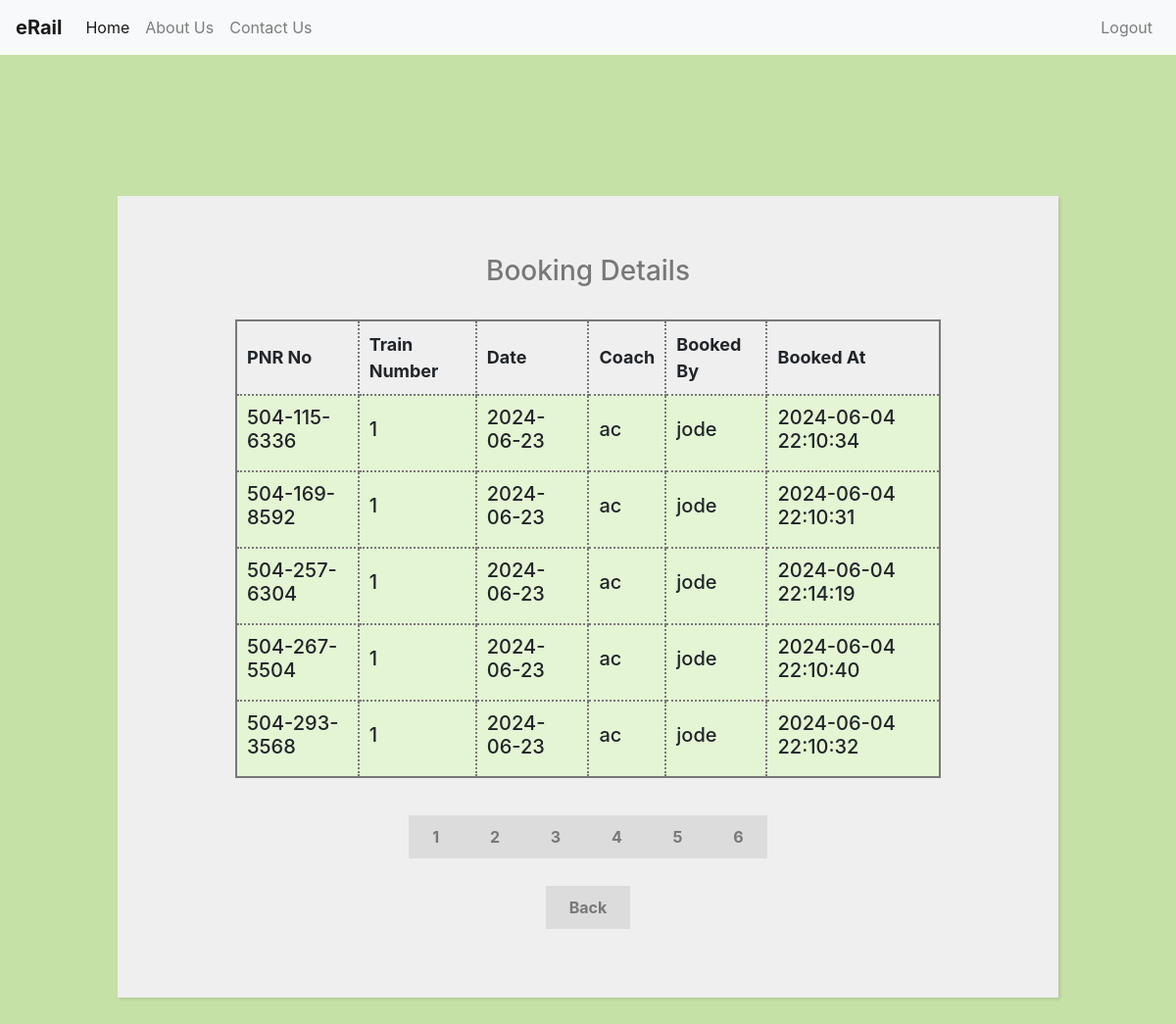
The page /view-bookings.php (signed in) on the database its author committed.
### tables this page shows
CREATE TABLE `ticket` (
  `pnr_no` varchar(12) NOT NULL,
  `coach` varchar(50) NOT NULL,
  `booked_by` varchar(50) NOT NULL,
  `booked_at` timestamp NOT NULL DEFAULT current_timestamp() ON UPDATE current_timestamp(),
  `t_number` int(11) NOT NULL,
  `t_date` date NOT NULL
);

### template/pagination.php (called while the page is built)
<?php
    $results_per_page = 5;
    $result = $conn->query($sql);
    $number_of_result = $result->num_rows;
    $number_of_page = ceil ($number_of_result / $results_per_page);
    if (!isset ($_GET['page']) ) {
        $page = 1;
    } else {
        $page = $_GET['page'];
    }
    $page_first_result = ($page-1) * $results_per_page;
?>

### view-bookings.php (the view, shortened to what this page needs)
<?php
    include "include/connection.inc.php";
    $sql = "SELECT * FROM ticket";
    include "template/pagination.php";
    $sql = "SELECT * FROM ticket LIMIT " . $page_first_result . ',' . $results_per_page;
    $result = $conn->query($sql);
?>
<!DOCTYPE html>
<html lang="en">
<head>
</head>
<?php include "template/header-name.php" ?>
<div style="margin-top:200px;">
    <form style = "width: 80%;">
        <h3 class="heading">Booking Details</h3><br>
        <section>
            <table>
                <tr>
                    <th>PNR No</th>
                    <th>Train Number</th>
                    <th>Date</th>
                    <th>Coach</th>
                    <th>Booked By</th>
                    <th>Booked At</th>
                </tr>
                <?php
                    while($rows=$result->fetch_assoc())
                    {
                ?>
                <tr>
                    <td><h5><?php echo $rows['pnr_no'];?></h5></td>
                    <td><h5><?php echo $rows['t_number'];?></h5></td>
                    <td><h5><?php echo $rows['t_date'];?></h5></td>
                    <td><h5><?php echo $rows['coach'];?></h5></td>
                    <td><h5><?php echo $rows['booked_by'];?></h5></td>
                    <td><h5><?php echo $rows['booked_at'];?></h5></td>
                </tr>
                <?php
                    }
                ?>
            </table>
        </section>
        <br><br>
        <?php for($page = 1; $page<= $number_of_page; $page++) {  ?>
        <?php    echo '<a class="register" href = "view-bookings.php?page=' . $page . '">' . $page . ' </a>'; ?>
        <?php } ?>
        <br><br><br>
        <a href="admin-page.php" class= "register">Back</a>
    </form>
</div>
</html>

### css/style.css (style rules this page uses)
body { background: #C5E1A5; }
form { width: 50%; margin: 60px auto; background: #efefef; padding: 60px 120px 80px 120px; text-align: center; -webkit-box-shadow: 2px 2px 3px rgba(0,0,0,0.1); box-shadow: 2px 2px 3px rgba(0,0,0,0.1); }
.register { background: rgb(220,220,220); font-weight: bold; color: rgb(120,120,120); padding: 12px 24px; }
.heading { color: rgb(120,120,120); }

### view-bookings.php (style rules this page uses)
table { width: 100%; margin: 0 auto; font-size: large; border: 2px solid rgb(120, 120, 120); }
td { background-color: #E4F5D4; border: 2px solid rgb(120, 120, 120); }
th, td { font-weight: bold; border: 2px dotted rgb(120, 120, 120); padding: 10px; text-align: left; }
td { font-weight: lighter; }

### rows shown on the page
ticket: pnr_no "504-115-6336", t_number "1", t_date "2024-06-23", coach "ac", booked_by "jode", booked_at "2024-06-04 22:10:34"
ticket: pnr_no "504-169-8592", t_number "1", t_date "2024-06-23", coach "ac", booked_by "jode", booked_at "2024-06-04 22:10:31"
ticket: pnr_no "504-257-6304", t_number "1", t_date "2024-06-23", coach "ac", booked_by "jode", booked_at "2024-06-04 22:14:19"
ticket: pnr_no "504-267-5504", t_number "1", t_date "2024-06-23", coach "ac", booked_by "jode", booked_at "2024-06-04 22:10:40"
ticket: pnr_no "504-293-3568", t_number "1", t_date "2024-06-23", coach "ac", booked_by "jode", booked_at "2024-06-04 22:10:32"
